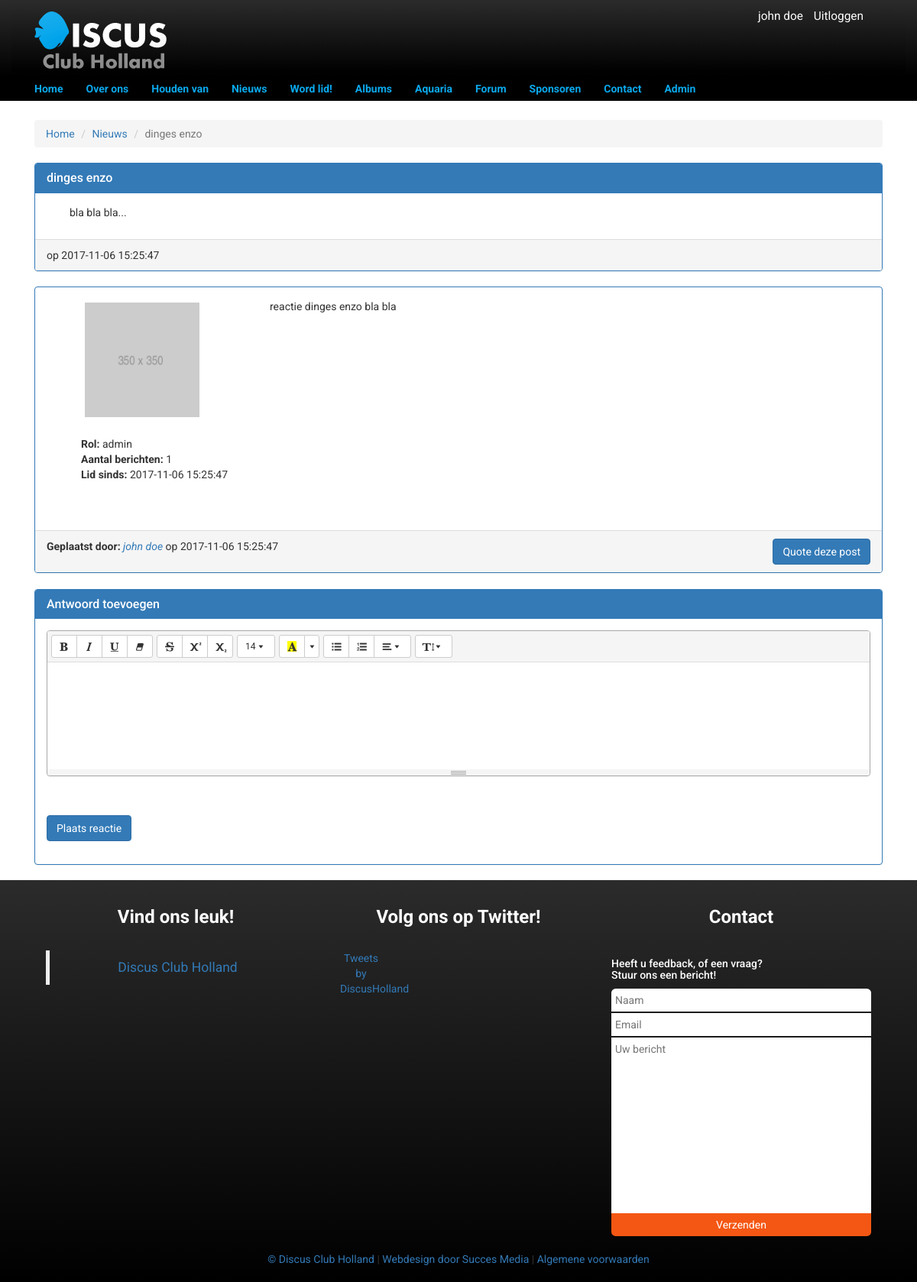
The page /news/post/1 (signed in) on the database its author committed.
### tables this page shows
CREATE TABLE IF NOT EXISTS `news` (
  `id` INT NOT NULL AUTO_INCREMENT,
  `sub_category_id` INT NOT NULL,
  `title` VARCHAR(100) NOT NULL,
  `content` TEXT NOT NULL,
  `created_at` TIMESTAMP NULL DEFAULT NULL,
  `last_changed` TIMESTAMP NOT NULL DEFAULT CURRENT_TIMESTAMP ON UPDATE CURRENT_TIMESTAMP,
  `deleted_at` TIMESTAMP NULL,
  PRIMARY KEY (`id`),
  INDEX `fk_news_sub_category1_idx` (`sub_category_id` ASC),
  CONSTRAINT `fk_news_sub_category1`
    FOREIGN KEY (`sub_category_id`)
    REFERENCES `sub_category` (`id`)
    ON DELETE NO ACTION
    ON UPDATE NO ACTION);

CREATE TABLE IF NOT EXISTS `news_reply` (
  `id` INT NOT NULL AUTO_INCREMENT,
  `user_id` INT NOT NULL,
  `content` TEXT NOT NULL,
  `news_id` INT NOT NULL,
  `created_at` TIMESTAMP NULL DEFAULT NULL,
  `deleted_at` TIMESTAMP NULL,
  `last_changed` TIMESTAMP NOT NULL DEFAULT CURRENT_TIMESTAMP ON UPDATE CURRENT_TIMESTAMP,
  PRIMARY KEY (`id`),
  INDEX `fk_news_reply_user1_idx` (`user_id` ASC),
  INDEX `fk_news_reply_news1_idx` (`news_id` ASC),
  CONSTRAINT `fk_news_reply_user1`
    FOREIGN KEY (`user_id`)
    REFERENCES `user` (`id`)
    ON DELETE NO ACTION
    ON UPDATE NO ACTION,
  CONSTRAINT `fk_news_reply_news1`
    FOREIGN KEY (`news_id`)
    REFERENCES `news` (`id`)
    ON DELETE NO ACTION
    ON UPDATE NO ACTION);

CREATE TABLE IF NOT EXISTS `image` (
  `id` INT NOT NULL AUTO_INCREMENT,
  `path` TEXT NOT NULL,
  `album_id` INT NULL,
  `aquarium_id` INT NULL,
  PRIMARY KEY (`id`),
  INDEX `fk_image_album1_idx` (`album_id` ASC),
  INDEX `fk_image_aquarium1_idx` (`aquarium_id` ASC),
  CONSTRAINT `fk_image_album1`
    FOREIGN KEY (`album_id`)
    REFERENCES `album` (`id`)
    ON DELETE NO ACTION
    ON UPDATE NO ACTION,
  CONSTRAINT `fk_image_aquarium1`
    FOREIGN KEY (`aquarium_id`)
    REFERENCES `aquarium` (`id`)
    ON DELETE NO ACTION
    ON UPDATE NO ACTION);

CREATE TABLE IF NOT EXISTS `role` (
  `id` INT NOT NULL AUTO_INCREMENT,
  `name` VARCHAR(32) NOT NULL,
  PRIMARY KEY (`id`));

CREATE TABLE IF NOT EXISTS `user` (
  `id` INT NOT NULL AUTO_INCREMENT,
  `email` VARCHAR(256) NOT NULL,
  `first_name` VARCHAR(256) NOT NULL,
  `last_name` VARCHAR(256) NOT NULL,
  `username` VARCHAR(100) NOT NULL,
  `password` VARCHAR(256) NOT NULL,
  `role_id` INT NOT NULL DEFAULT 2,
  `created_at` TIMESTAMP NULL DEFAULT NULL,
  `last_changed` TIMESTAMP NOT NULL DEFAULT CURRENT_TIMESTAMP ON UPDATE CURRENT_TIMESTAMP,
  `signature` TEXT NULL,
  `birthdate` DATE NULL,
  `city` VARCHAR(256) NULL,
  `profile_img` INT NOT NULL DEFAULT 1,
  `news` TINYINT(1) NOT NULL DEFAULT 0,
  `messenger_img` INT NOT NULL DEFAULT 17,
  `deleted_at` TIMESTAMP NULL,
  `address` VARCHAR(256) NULL,
  `postal_code` VARCHAR(6) NULL,
  `phone` VARCHAR(15) NULL,
  `iban` VARCHAR(20) NULL,
  `house_number` INT(5) NULL,
  PRIMARY KEY (`id`),
  INDEX `fk_user_role1_idx` (`role_id` ASC),
  UNIQUE INDEX `username_UNIQUE` (`username` ASC),
  INDEX `fk_user_image1_idx` (`profile_img` ASC),
  INDEX `fk_user_image2_idx` (`messenger_img` ASC),
  CONSTRAINT `fk_user_role1`
    FOREIGN KEY (`role_id`)
    REFERENCES `role` (`id`)
    ON DELETE NO ACTION
    ON UPDATE NO ACTION,
  CONSTRAINT `fk_user_image1`
    FOREIGN KEY (`profile_img`)
    REFERENCES `image` (`id`)
    ON DELETE NO ACTION
    ON UPDATE NO ACTION,
  CONSTRAINT `fk_user_image2`
    FOREIGN KEY (`messenger_img`)
    REFERENCES `image` (`id`)
    ON DELETE NO ACTION
    ON UPDATE NO ACTION);

### includes/tools/security.php (called while the page is built, shortened)
<?php
$logged_in = !empty($_SESSION["user"]);

### pages/news/news_post.php (the view, shortened to what this page needs)
<?php $levels = ["lid", "gebruiker"];
require_once("../../includes/tools/security.php");
$page = isset($_GET['pagina']) ? $_GET['pagina'] : 1;
$perPage = 10;
?>
<!DOCTYPE html>
<html lang="en">
<head>
    <link rel="stylesheet" href="/css/style.css">
    <link rel="stylesheet" href="/css/bericht.css">
    <link rel="stylesheet" href="https://maxcdn.bootstrapcdn.com/bootstrap/3.3.7/css/bootstrap.min.css">
    <link rel="stylesheet" href="/css/summernote.css">
</head>
<body>
<?php
require_once("../../includes/components/nav.php");
?>
<div class="container main" style="margin-top:25px;">
    <div class="row">
        <div class="col-md-12">
            <?php
            $sql = "SELECT * FROM news WHERE id = ?";
            $result = $dbc->prepare($sql);
            $result->bindParam(1, $_GET['id']);
            $result->execute();
            $rows = $result->fetchAll(PDO::FETCH_ASSOC);
            ?>
            <?php if($rows) : ?>
                <ol class="breadcrumb">
                    <li><a href="/">Home</a></li>
                    <li><a href="/news">Nieuws</a></li>
                    <li class="active"><?php echo $rows[0]['title']; ?></li>
                </ol>
            <?php endif; ?>
            <?php if(!$rows) : ?>
                <div class="message error">Deze pagina bestaat niet, <a href="/about/news"> ga terug</a></div></div>
            <?php else : ?>
            <?php foreach ($rows as $row) : ?>
            <?php if($_GET['pagina'] == 1) :?>
            <div class="panel panel-primary">
                <div class="panel-heading">
                    <h3 class="panel-title text-left"><?php echo $row['title']; ?></h3>
                </div>
                <div class="panel-body">
                    <div class="col-md-12">
                        <div class="col-md-10">
                            <p><?php echo html_entity_decode($row['content']); ?></p>
                        </div>
                    </div>
                </div>
                <div class="panel-footer">
                    op <?php echo $row['created_at']; ?></h3>
                </div>
            </div>
                <?php endif; ?>
                <?php endforeach; ?>
                <?php endif; ?>
            <?php
                $a = $page * $perPage - $perPage;
                $replySql = "SELECT *, user.created_at AS user_created_at, news_reply.created_at AS reply_created_at, news_reply.content AS news_reply_content FROM news_reply JOIN news ON news_reply.news_id = news.id JOIN user ON news_reply.user_id = user.id JOIN role ON user.role_id = role.id JOIN image ON user.profile_img = image.id WHERE news.id = :id AND news_reply.deleted_at IS NULL ORDER BY news_reply.last_changed ASC LIMIT {$perPage} OFFSET {$a}";
                $replyResult = $dbc->prepare($replySql);
                $replyResult->execute([":id" => $_GET['id']]);
                $replies = $replyResult->fetchAll(PDO::FETCH_ASSOC);
            ?>
            <?php foreach ($replies as $reply) : ?>
                <?php
                $replySql = "SELECT COUNT(id) AS x_reply FROM news_reply WHERE user_id = ? AND deleted_at IS NULL";
                $replyResult = $dbc->prepare($replySql);
                $replyResult->bindParam(1, $reply['user_id']);
                $replyResult->execute();
                $replyCount = $replyResult->fetch(PDO::FETCH_ASSOC);
                ?>
                 <div class="panel panel-primary" id="post-<?php echo $reply['id'] ?>">
                    <div class="panel-body">
                        <div class="wrapper-box col-md-12">
                            <div class="col-md-3">
                            <div class="col-md-12">
                                <img class="img" src="/images<?php echo $reply['path']; ?>">
                            </div>
                            <div class="col-md-12">
                                <br><b>Rol: </b><?php echo $reply['name']; ?>
                                <br><b>Aantal berichten: </b><?php echo $replyCount['x_reply']; ?>
                                <br><b>Lid sinds: </b> <?php echo $reply['user_created_at']; ?><br><br>
                            </div>
                            </div>
                            <div class="col-md-9">
                                 <p><?php echo wordwrap($reply['news_reply_content'], 70, "<br>", true); ?></p>
                            </div>
                </div>
            </div>
            <div class="panel-footer">
                <?php
                    $userSql = "SELECT * FROM user WHERE id = ?";
                    $userResult = $dbc->prepare($userSql);
                    $userResult->bindParam(1, $reply['user_id']);
                    $userResult->execute();
                    $users = $userResult->fetchAll(PDO::FETCH_ASSOC);
                ?>
                <?php foreach ($users as $user) : ?>
                    <b>Geplaatst door:</b> <i><a href="/user/<?php echo $reply['user_id']; ?>"><?php echo $user['first_name'].' '.$user['last_name']; ?></a></i>
                <?php endforeach; ?>
                op <?php echo $reply['reply_created_at']; ?></h3>
                <div class="pull-right">
                    <button class="btn btn-primary quote-btn" data-id="<?php echo $reply['id']; ?>">
                        Quote deze post
                    </button>
                </div>
                <div class="clearfix"></div>
            </div>
     </div>
            <?php endforeach; ?>
        <div class="col-md-12">
        </div>
        </div>
    <?php if ($logged_in && $rows) : ?>
    <div class="col-md-12">
            <div class="panel panel-primary">
                <div class="panel-heading">
                    <h3 class="panel-title">Antwoord toevoegen</h3>
                </div>
                <div class="panel-body">
                    <form class="form-horizontal" action="<?php echo $_SERVER["PHP_SELF"]; ?>" method="post">
                        <div class="form-group">
                            <div class="col-md-12">
                            </div>
                        </div>
                        <div class="form-group">
                            <div class="col-md-12">
                            </div>
                        </div>
                        <div class="form-group">
                            <div class="col-md-12">
                                <input type="submit" class="btn btn-primary" class="form-control" name="post_reply"
                                       value="Plaats reactie">
                            </div>
                        </div>
                    </form>
                </div>
            </div>
        </div>
        <?php endif; ?>
    </div>
    </div>
<footer>
    <?php require_once("../../includes/components/footer.php"); ?>
</footer>
</body>
</html>

### css/style.css (style rules this page uses)
* { font-family: 'Roboto', sans-serif; }
body { margin: 0; padding: 0; overflow-x: hidden; }
.main { min-height: 50vh; }
.row { margin-right: 0px !important; margin-left: 0px !important; }
img { max-width: 100%; height: auto; }
.img { position: relative; float: left; width: 150px; height: 150px; background-position: 50% 50%; background-repeat: no-repeat; background-size: cover; background-position: center; margin: 5px; }

### css/bericht.css (style rules this page uses)
.wrapper-box { margin-bottom: 2em; }

### rows shown on the page
news: title "dinges enzo", content "bla bla bla...", created_at "2017-11-06 15:25:47"
news_reply: image.path (placeholder picture), role.name "admin", x_reply "1", user.created_at "2017-11-06 15:25:47", content "reactie dinges enzo bla bla", created_at "2017-11-06 15:25:47"
user: first_name "john", last_name "doe"

### other values the page prints
$name "john doe"
